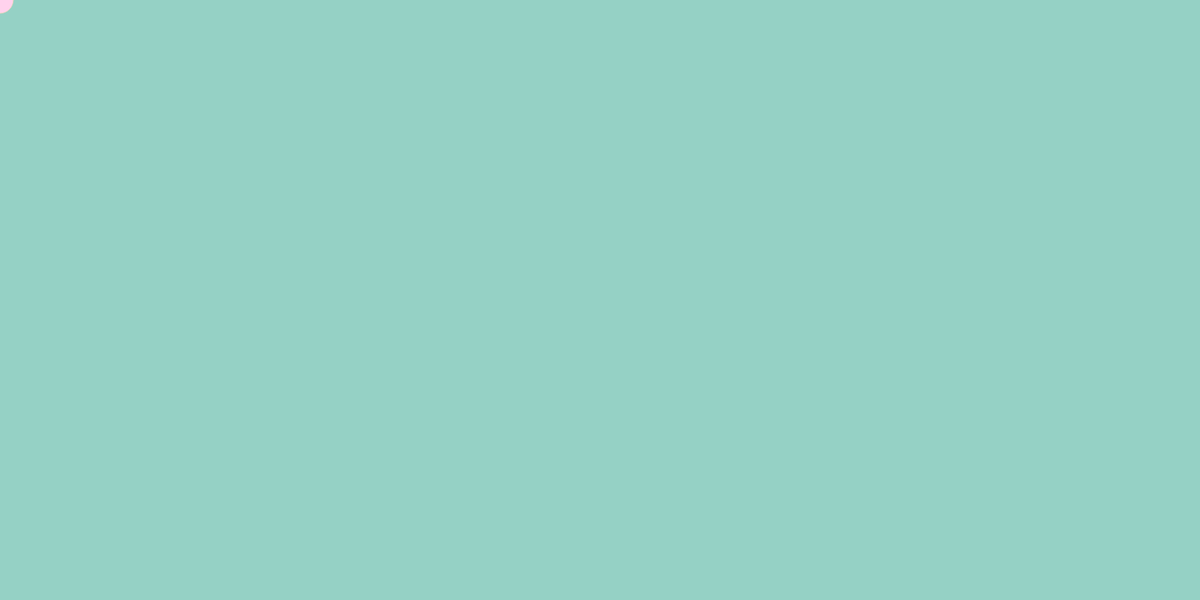
Frame 1 (no input)
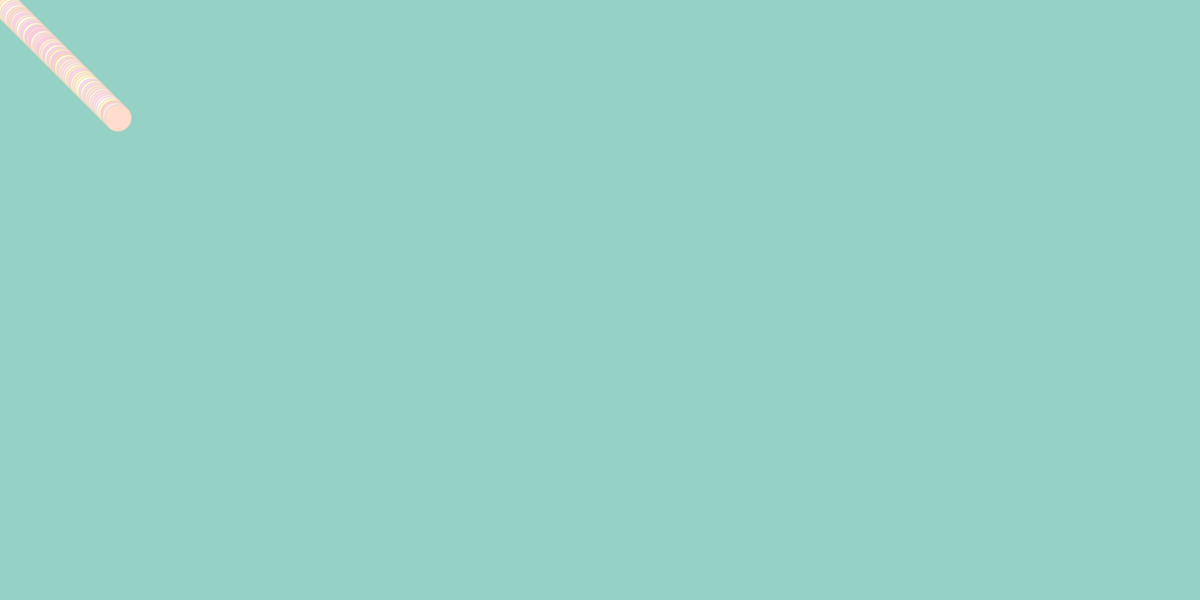
Frame 60 (no input)
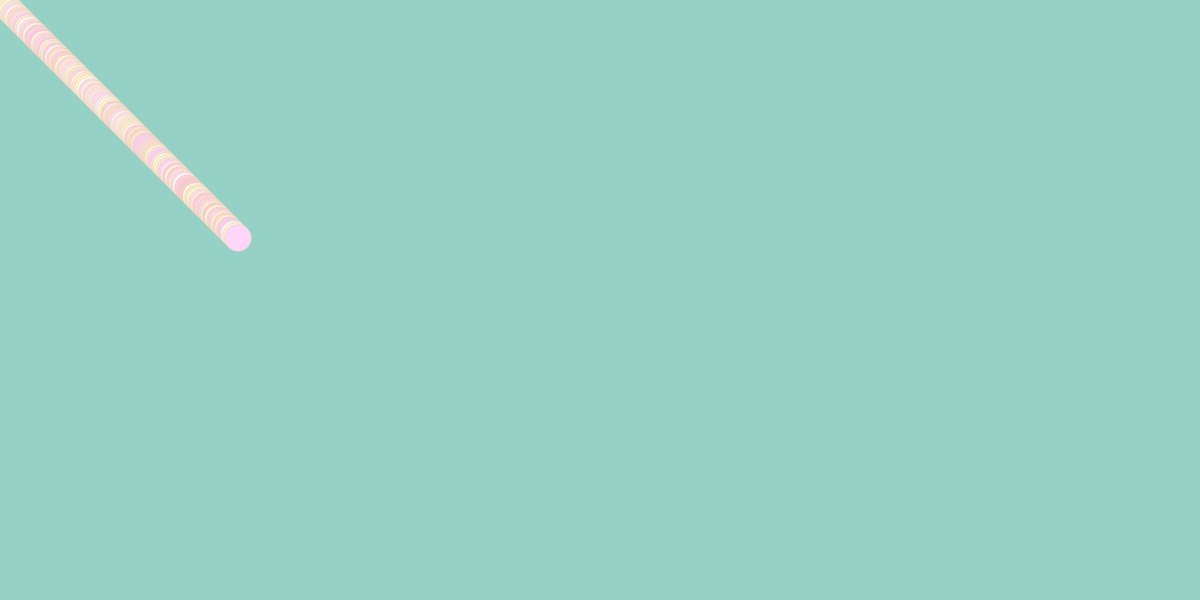
Frame 120 (the mouse pressed at the canvas centre since frame 60)

The p5.js sketch that drew these frames (run headless with seeded random() and noise() and a simulated clock; from frame 60 on, the mouse is pressed at the canvas centre):

// p5.js sketch
// ── sketch.js
var y = 0;
var x = 0;
var yspeed = 3;
var xspeed = 3;
var windowheight = 900;
var width = 1800;


function setup () {
		createCanvas (1800, 900);
		background (149, 209, 197);
	}

function draw () {
		
	    strokeWeight (1)
	    stroke (227, 213, 184)
	
		fill (random(300, 500), random(200, 250), random(200, 250));


		ellipse(x, y, 40, 40);


		
	  x = x + xspeed;

		 	 if (x > width || x < 0)  {
		    xspeed = -xspeed;
		  }

	  y = y + yspeed;

		  if (y > windowHeight || y < 0) {
		    yspeed = -yspeed;
		  }  
	  
 }


	

// ── webpage.html
<!DOCTYPE html>
<html>
	<head>
		 <script src="https://cdnjs.cloudflare.com/ajax/libs/p5.js/0.5.16/p5.js"></script>
		 

		 <title>pattern</title>


		 <script src="sketch.js"></script>
	</head>
	



</html>
